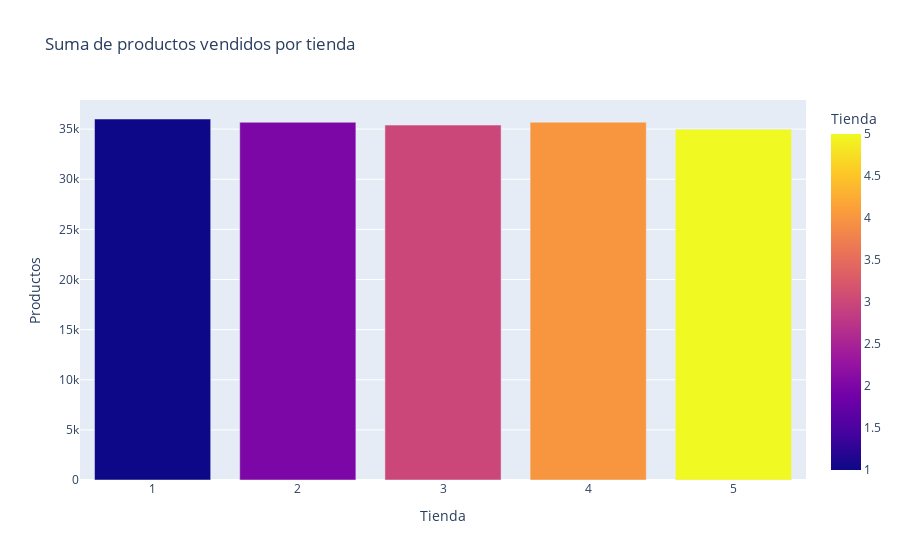

The notebook cell this image was saved under:
### Code cell
fig1 = px.bar(productos_por_tienda, x='Tienda', y='Productos', color= 'Tienda', title='Suma de productos vendidos por tienda')
fig1.show()

### Figure 1 — Plotly figure (JSON) as saved in the notebook; plotly's stock layout.template omitted (floating-point values rounded to 4 significant figures)
{"data": [{"alignmentgroup": "True", "hovertemplate": "Tienda=%{marker.color}<br>Productos=%{y}<extra></extra>", "legendgroup": "", "marker": {"color": [1, 2, 3, 4, 5], "coloraxis": "coloraxis", "pattern": {"shape": ""}}, "name": "", "offsetgroup": "", "orientation": "v", "showlegend": false, "textposition": "auto", "type": "bar", "x": [1, 2, 3, 4, 5], "xaxis": "x", "y": [36010, 35684, 35404, 35696, 34976], "yaxis": "y"}], "layout": {"autosize": true, "barmode": "relative", "coloraxis": {"colorbar": {"title": {"text": "Tienda"}}, "colorscale": [[0, "#0d0887"], [0.1111, "#46039f"], [0.2222, "#7201a8"], [0.3333, "#9c179e"], [0.4444, "#bd3786"], [0.5556, "#d8576b"], [0.6667, "#ed7953"], [0.7778, "#fb9f3a"], [0.8889, "#fdca26"], [1, "#f0f921"]]}, "legend": {"tracegroupgap": 0}, "title": {"text": "Suma de productos vendidos por tienda"}, "xaxis": {"anchor": "y", "autorange": true, "domain": [0, 1], "range": [0.5, 5.5], "title": {"text": "Tienda"}, "type": "linear"}, "yaxis": {"anchor": "x", "autorange": true, "domain": [0, 1], "range": [0, 37910.0], "title": {"text": "Productos"}, "type": "linear"}}}
